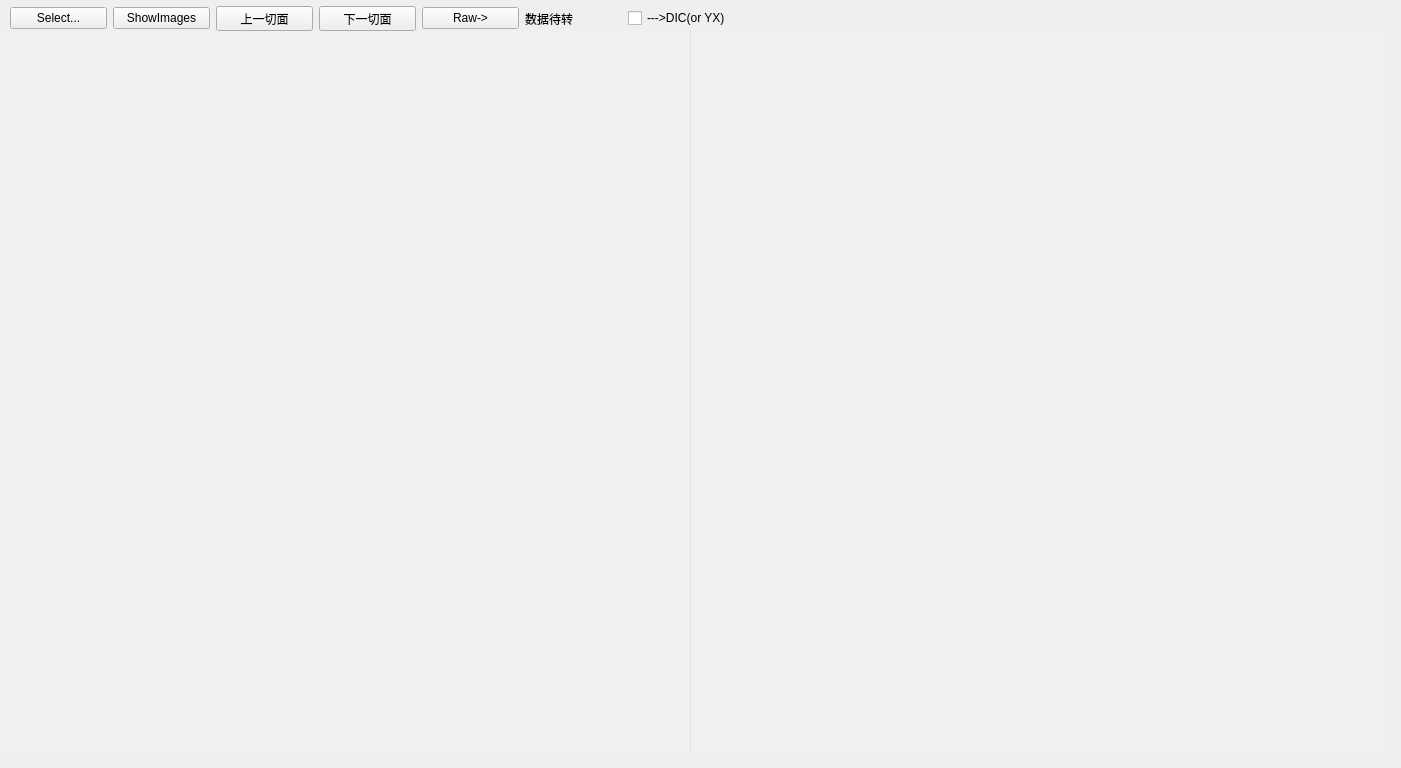
<?xml version="1.0" encoding="UTF-8"?>
<ui version="4.0">
 <class>MainWindow</class>
 <widget class="QMainWindow" name="MainWindow">
  <property name="geometry">
   <rect>
    <x>0</x>
    <y>0</y>
    <width>1401</width>
    <height>768</height>
   </rect>
  </property>
  <property name="windowTitle">
   <string>MainWindow</string>
  </property>
  <widget class="QWidget" name="centralwidget">
   <widget class="QSplitter" name="m_SplitterLR">
    <property name="geometry">
     <rect>
      <x>0</x>
      <y>30</y>
      <width>1381</width>
      <height>721</height>
     </rect>
    </property>
    <property name="styleSheet">
     <string notr="true">QSplitter {
    background-color: #f0f0f0;
    border: 0px solid #d0d0d0;
}

QSplitter::handle {
    width: 0px;
    background-color: #e0e0e0;
    border: 0px solid #c0c0c0;
}
</string>
    </property>
    <property name="orientation">
     <enum>Qt::Horizontal</enum>
    </property>
    <widget class="QSplitter" name="m_horizontalSplitter">
     <property name="layoutDirection">
      <enum>Qt::LeftToRight</enum>
     </property>
     <property name="styleSheet">
      <string notr="true">QSplitter {
    background-color: #f0f0f0;
    border: 0px solid #d0d0d0;
}

QSplitter::handle {
    width: 0px;
    background-color: #e0e0e0;
    border: 0px solid #c0c0c0;
}
</string>
     </property>
     <property name="orientation">
      <enum>Qt::Horizontal</enum>
     </property>
     <property name="handleWidth">
      <number>1</number>
     </property>
     <widget class="QSplitter" name="m_vSplitterL">
      <property name="styleSheet">
       <string notr="true">QSplitter {
    background-color: #f0f0f0;
    border: 0px solid #d0d0d0;
}

QSplitter::handle {
    width: 0px;
    background-color: #e0e0e0;
    border: 0px solid #c0c0c0;
}
</string>
      </property>
      <property name="orientation">
       <enum>Qt::Vertical</enum>
      </property>
      <widget class="QWidget" name="layout4">
       <layout class="QVBoxLayout">
        <property name="spacing">
         <number>0</number>
        </property>
        <property name="leftMargin">
         <number>0</number>
        </property>
        <property name="topMargin">
         <number>0</number>
        </property>
        <property name="rightMargin">
         <number>0</number>
        </property>
        <property name="bottomMargin">
         <number>0</number>
        </property>
        <item>
         <layout class="QHBoxLayout" name="_2">
          <property name="spacing">
           <number>0</number>
          </property>
          <property name="leftMargin">
           <number>0</number>
          </property>
          <property name="topMargin">
           <number>0</number>
          </property>
          <property name="rightMargin">
           <number>0</number>
          </property>
          <property name="bottomMargin">
           <number>0</number>
          </property>
         </layout>
        </item>
        <item>
         <widget class="QVTKRenderWidget" name="m_axial2DView" native="true">
          <property name="sizePolicy">
           <sizepolicy hsizetype="Expanding" vsizetype="Expanding">
            <horstretch>0</horstretch>
            <verstretch>0</verstretch>
           </sizepolicy>
          </property>
         </widget>
        </item>
       </layout>
      </widget>
      <widget class="QWidget" name="layout9">
       <layout class="QVBoxLayout" name="_3">
        <property name="spacing">
         <number>0</number>
        </property>
        <property name="leftMargin">
         <number>0</number>
        </property>
        <property name="topMargin">
         <number>0</number>
        </property>
        <property name="rightMargin">
         <number>0</number>
        </property>
        <property name="bottomMargin">
         <number>0</number>
        </property>
        <item>
         <widget class="QVTKRenderWidget" name="m_sagital2DView" native="true">
          <property name="sizePolicy">
           <sizepolicy hsizetype="Expanding" vsizetype="Expanding">
            <horstretch>0</horstretch>
            <verstretch>0</verstretch>
           </sizepolicy>
          </property>
         </widget>
        </item>
       </layout>
      </widget>
     </widget>
     <widget class="QSplitter" name="m_vSplitterR">
      <property name="styleSheet">
       <string notr="true">QSplitter {
    background-color: #f0f0f0;
    border: 0px solid #d0d0d0;
}

QSplitter::handle {
    width: 0px;
    background-color: #e0e0e0;
    border: 0px solid #c0c0c0;
}
</string>
      </property>
      <property name="orientation">
       <enum>Qt::Vertical</enum>
      </property>
      <property name="childrenCollapsible">
       <bool>false</bool>
      </property>
      <widget class="QWidget" name="layout41">
       <layout class="QVBoxLayout" name="_4">
        <property name="spacing">
         <number>0</number>
        </property>
        <property name="leftMargin">
         <number>0</number>
        </property>
        <property name="topMargin">
         <number>0</number>
        </property>
        <property name="rightMargin">
         <number>0</number>
        </property>
        <property name="bottomMargin">
         <number>0</number>
        </property>
        <item>
         <layout class="QHBoxLayout" name="_5">
          <property name="spacing">
           <number>6</number>
          </property>
          <property name="leftMargin">
           <number>0</number>
          </property>
          <property name="topMargin">
           <number>0</number>
          </property>
          <property name="rightMargin">
           <number>0</number>
          </property>
          <property name="bottomMargin">
           <number>0</number>
          </property>
         </layout>
        </item>
        <item>
         <widget class="QVTKRenderWidget" name="m_coronal2DView" native="true">
          <property name="sizePolicy">
           <sizepolicy hsizetype="Expanding" vsizetype="Preferred">
            <horstretch>0</horstretch>
            <verstretch>0</verstretch>
           </sizepolicy>
          </property>
         </widget>
        </item>
       </layout>
      </widget>
      <widget class="QWidget" name="layout91">
       <layout class="QVBoxLayout" name="_6">
        <property name="spacing">
         <number>0</number>
        </property>
        <property name="leftMargin">
         <number>0</number>
        </property>
        <property name="topMargin">
         <number>0</number>
        </property>
        <property name="rightMargin">
         <number>0</number>
        </property>
        <property name="bottomMargin">
         <number>0</number>
        </property>
        <item>
         <widget class="QVTKRenderWidget" name="m_image3DView" native="true">
          <property name="sizePolicy">
           <sizepolicy hsizetype="Expanding" vsizetype="Expanding">
            <horstretch>0</horstretch>
            <verstretch>0</verstretch>
           </sizepolicy>
          </property>
          <property name="minimumSize">
           <size>
            <width>0</width>
            <height>0</height>
           </size>
          </property>
         </widget>
        </item>
       </layout>
      </widget>
     </widget>
    </widget>
   </widget>
   <widget class="QWidget" name="layoutWidget">
    <property name="geometry">
     <rect>
      <x>10</x>
      <y>6</y>
      <width>721</width>
      <height>25</height>
     </rect>
    </property>
    <layout class="QHBoxLayout" name="horizontalLayout">
     <item>
      <widget class="QPushButton" name="m_selectPB">
       <property name="text">
        <string>Select...</string>
       </property>
      </widget>
     </item>
     <item>
      <widget class="QPushButton" name="m_showImages">
       <property name="text">
        <string>ShowImages</string>
       </property>
      </widget>
     </item>
     <item>
      <widget class="QPushButton" name="m_Up">
       <property name="text">
        <string>上一切面</string>
       </property>
      </widget>
     </item>
     <item>
      <widget class="QPushButton" name="m_Down">
       <property name="text">
        <string>下一切面</string>
       </property>
      </widget>
     </item>
     <item>
      <widget class="QPushButton" name="m_rawPB">
       <property name="text">
        <string>Raw-&gt;</string>
       </property>
      </widget>
     </item>
     <item>
      <widget class="QLabel" name="m_Message">
       <property name="text">
        <string>数据待转</string>
       </property>
      </widget>
     </item>
     <item>
      <widget class="QCheckBox" name="m_Dicom">
       <property name="text">
        <string>---&gt;DIC(or YX)</string>
       </property>
      </widget>
     </item>
    </layout>
   </widget>
  </widget>
 </widget>
 <customwidgets>
  <customwidget>
   <class>QVTKRenderWidget</class>
   <extends>QWidget</extends>
   <header>QVTKRenderWidget.h</header>
  </customwidget>
 </customwidgets>
 <resources/>
 <connections/>
</ui>
